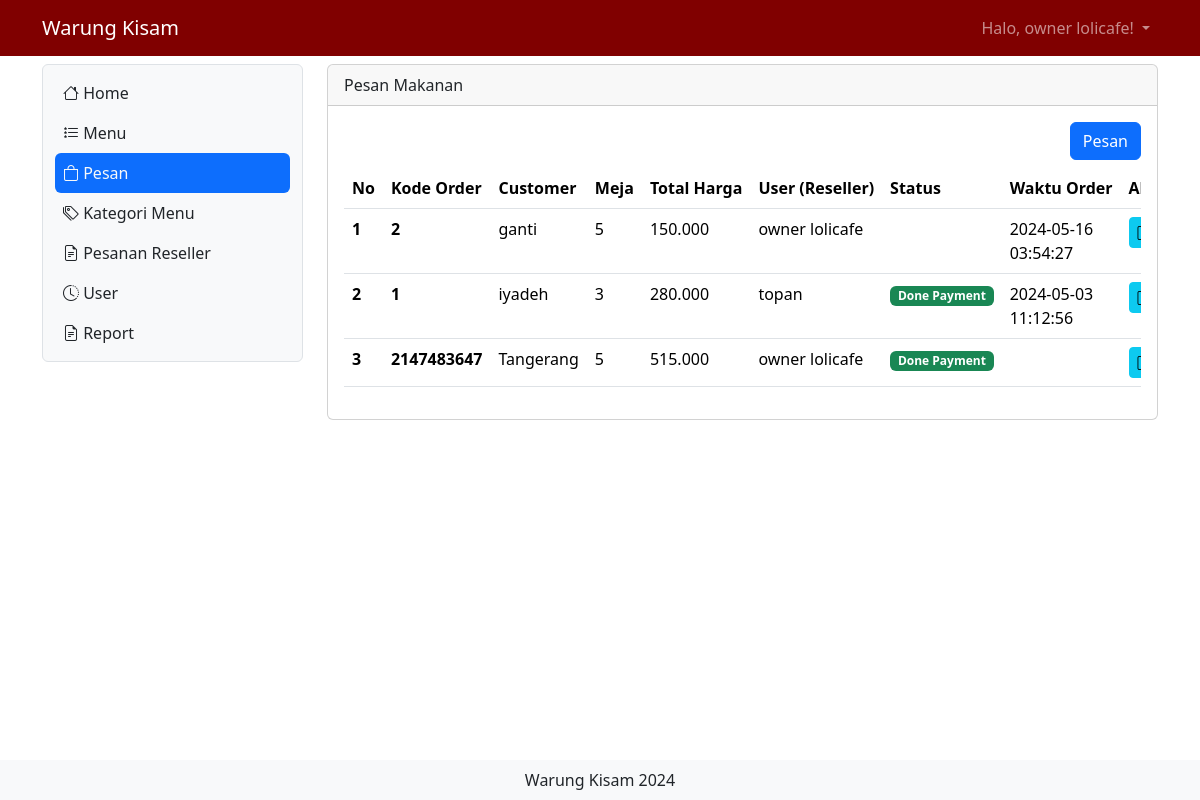
Page /home.php?x=pesan (signed in) on the committed database.
### tables this page shows
CREATE TABLE `user` (
  `id` int(11) NOT NULL,
  `nama` varchar(255) NOT NULL,
  `username` varchar(255) NOT NULL,
  `level` int(1) DEFAULT NULL,
  `no_hp` varchar(255) NOT NULL,
  `alamat` varchar(255) NOT NULL,
  `password` varchar(50) NOT NULL
);

CREATE TABLE `pesan` (
  `id_order` int(30) NOT NULL,
  `pelanggan` varchar(255) NOT NULL,
  `meja` int(11) NOT NULL,
  `pelayan` int(11) DEFAULT NULL,
  `waktu_order` timestamp NULL DEFAULT current_timestamp() ON UPDATE current_timestamp()
);

### pesan.php (the view, shortened to what this page needs)
<?php
include "proses/connect.php";
$query = mysqli_query($conn, "SELECT pesan.*,pembayaran.*,nama, SUM(harga*jumlah) AS jumlah_harga FROM pesan
 LEFT JOIN user ON user.id = pesan.pelayan
 LEFT JOIN list_pesan ON list_pesan.kode_order = pesan.id_order
 LEFT JOIN daftar_menu ON daftar_menu.id_menu = list_pesan.menu
 LEFT JOIN pembayaran ON pembayaran.id_pembayaran = pesan.id_order
 GROUP BY id_order ORDER BY waktu_order DESC");
while ($record = mysqli_fetch_array($query)) {
    $result[] = $record;
}
?>
<div class="col-lg-9 mt-2">
    <div class="card">
        <div class="card-header">
            Pesan Makanan
        </div>
        <div class="card-body">
            <div class="row">
                <div class="col d-flex justify-content-end">
                    <button class="btn btn-primary mb-2" data-bs-toggle="modal" data-bs-target="#ModalTambahUser">
                        Pesan
                    </button>
                </div>
            </div>
            <?php
            if (empty($result)) {
                echo "Data Menu tidak ada/belum diisi";
            } else {
                    ?>
                <div class="table-responsive">
                    <table class="table table-hover">
                        <thead>
                            <tr class="text-nowrap">
                                <th scope="col">No</th>
                                <th scope="col">Kode Order</th>
                                <th scope="col">Customer</th>
                                <th scope="col">Meja</th>
                                <th scope="col">Total Harga</th>
                                <th scope="col">User (Reseller)</th>
                                <th scope="col">Status</th>
                                <th scope="col">Waktu Order</th>
                                <th scope="col">Aksi</th>
                            </tr>
                        </thead>
                        <tbody>
                            <?php
                            $no = 1;
                            foreach ($result as $row) {
                                ?>
                                <tr>
                                    <th scope="row">
                                        <?php echo $no++ ?>
                                    </th>
                                    <td>
                                        <b>
                                            <?php echo $row['id_order'] ?>
                                        </b>
                                    </td>
                                    <td>
                                        <?php echo $row['pelanggan'] ?>
                                    </td>
                                    <td>
                                        <?php echo $row['meja'] ?>
                                    </td>
                                    <td>
                                        <?php echo number_format((int)$row['jumlah_harga'],0,',','.') ?>
                                    </td>
                                    <td>
                                        <?php echo $row['nama'] ?>
                                    </td>
                                    <td>
                                        <?php echo  (!empty($row['id_pembayaran'])) ? " <span class='badge text-bg-success'>Done Payment</span>" : "" ; ?>
                                    </td>
                                    <td>
                                        <?php echo $row['waktu_order'] ?>
                                    </td>
                                    <td>
                                        <div class="d-flex">
                                            <a class="btn btn-info btn-sm me-1"
                                                href="?x=itempesan&order=<?php echo $row['id_order'] . "&meja=" . $row['meja'] . "&pelanggan=" . $row['pelanggan'] ?>"><i
                                                    class="bi bi-info-square"></i></a>
                                        </div>
                                    </td>
                                </tr>
                                <?php
                            }
                            ?>
                        </tbody>
                    </table>
                    <?php
            }
            ?>
            </div>
        </div>
    </div>
</div>

### home.php (shortened to what this page needs)
<?php
include "proses/connect.php";
$query = mysqli_query($conn, "SELECT * FROM user WHERE username = '$_SESSION[username_warungkisam]'");
$hasil = mysqli_fetch_array($query);
?>
<!doctype html>
<html lang="en">
<head>
    <link href="https://cdn.jsdelivr.net/npm/bootstrap@5.3.2/dist/css/bootstrap.min.css" rel="stylesheet"
>
    <link rel="stylesheet" href="https://cdn.jsdelivr.net/npm/bootstrap-icons@1.11.3/font/bootstrap-icons.min.css">
</head>
<body>
    <?php include "header.php"; ?>
    <div class="container-lg">
        <div class="row mb-5">
            <?php include "sidebar.php"; ?>
            <?php
            if (isset($_GET['x']) && $_GET['x'] == 'home') {
                include "content.php";
            } elseif (isset($_GET['x']) && $_GET['x'] == 'pesan') {
                if ($_SESSION['level_warungkisam'] == 1 || $_SESSION['level_warungkisam'] == 3) {
                    include "pesan.php";
                } else {
                    include "content.php";
                }
            } elseif (isset($_GET['x']) && $_GET['x'] == 'menu') {
                include "menu.php";
            } elseif (isset($_GET['x']) && $_GET['x'] == 'katmenu') {
                include "katmenu.php";
            } elseif (isset($_GET['x']) && $_GET['x'] == 'itempesan') {
                include "itempesan.php";
            } elseif (isset($_GET['x']) && $_GET['x'] == 'viewitempesan') {
                if ($_SESSION['level_warungkisam'] == 1 || $_SESSION['level_warungkisam'] == 2) {
                    include "viewitempesan.php";
                } else {
                    include "content.php";
                }
            } elseif (isset($_GET['x']) && $_GET['x'] == 'logout') {
                include "proses/proses_logout.php";
            } elseif (isset($_GET['x']) && $_GET['x'] == 'olahpesan') {
                if ($_SESSION['level_warungkisam'] == 1 || $_SESSION['level_warungkisam'] == 2) {
                    include "olahpesan.php";
                } else {
                    include "content.php";
                }
            } elseif (isset($_GET['x']) && $_GET['x'] == 'user') {
                if ($_SESSION['level_warungkisam'] == 1) {
                    include "user.php";
                } else {
                    include "content.php";
                }
            } elseif (isset($_GET['x']) && $_GET['x'] == 'report') {
                if ($_SESSION['level_warungkisam'] == 1) {
                    include "report.php";
                } else {
                    include "content.php";
                }
            } else {
                include "content.php";
            }
            ?>
        </div>
        <div class="fixed-bottom text-center bg-light py-2">
            Warung Kisam 2024
        </div>
    </div>
</body>
</html>

### header.php (shortened to what this page needs)
<?php
include "proses/connect.php";
$query = mysqli_query($conn, "SELECT * FROM user WHERE username='$_SESSION[username_warungkisam]'");
?>
<nav class="navbar navbar-dark navbar-expand" style="background-color: maroon">
    <div class="container-lg">
        <a class="navbar-brand" href="index.php">Warung Kisam</a>
        <div class="collapse navbar-collapse justify-content-end" id="navbarNavDropdown">
            <ul class="navbar-nav">
                <li class="nav-item dropdown">
                    <a class="nav-link dropdown-toggle" href="#" role="button" data-bs-toggle="dropdown"
                        aria-expanded="false">
                        Halo,
                        <?php echo $hasil['nama']; ?>!
                    </a>
                </li>
            </ul>
        </div>
    </div>
</nav>

### sidebar.php (shortened to what this page needs)
<div class="col-lg-3">
    <nav class="navbar navbar-expand-lg bg-body-tertiary rounded border mt-2 sticky-top">
        <div class="container-fluid">
            <div class="offcanvas offcanvas-start" tabindex="-1" id="offcanvasNavbar"
                aria-labelledby="offcanvasNavbarLabel" style="width: 250px">
                <div class="offcanvas-body">
                    <ul class="navbar-nav nav-pills flex-column justify-content-end flex-grow-1">
                        <li class="nav-item">
                            <a class="nav-link ps-2 <?php echo ((isset($_GET['x']) && $_GET['x'] == 'home') || !isset($_GET['x'])) ? 'active link-light bg-primary' : 'link-dark'; ?>"
                                aria-current="page" href="home.php?x=home"><i class="bi bi-house"></i> Home</a>
                        </li>
                        <?php if ($hasil['level'] == 1 || $hasil['level'] == 2 || $hasil['level'] == 3) {?>
                        <li class="nav-item">
                            <a class="nav-link ps-2 <?php echo (isset($_GET['x']) && $_GET['x'] == 'menu') ? 'active link-light bg-primary' : 'link-dark'; ?>"
                                href="home.php?x=menu"><i class="bi bi-list-stars"></i> Menu</a>
                        </li>
                        <?php } ?>
                        <?php if ($hasil['level'] == 1 || $hasil['level'] == 3) {?>
                        <li class="nav-item">
                            <a class="nav-link ps-2 <?php echo (isset($_GET['x']) && $_GET['x'] == 'pesan') ? 'active link-light bg-primary' : 'link-dark'; ?>"
                                href="home.php?x=pesan"><i class="bi bi-bag"></i> Pesan</a>
                        </li>
                        <?php } ?>
                        <?php if ($hasil['level'] == 1 || $hasil['level'] == 2) {?>
                        <li class="nav-item">
                            <a class="nav-link ps-2 <?php echo (isset($_GET['x']) && $_GET['x'] == 'katmenu') ? 'active link-light bg-primary' : 'link-dark'; ?>"
                                href="home.php?x=katmenu"><i class="bi bi-tags"></i> Kategori Menu</a>
                        </li>
                        <li class="nav-item">
                                <a class="nav-link ps-2 <?php echo (isset($_GET['x']) && $_GET['x'] == 'olahpesan') ? 'active link-light bg-primary' : 'link-dark'; ?>"
                                    href="home.php?x=olahpesan"><i class="bi bi-file-earmark-text"></i> Pesanan Reseller</a>
                        </li>
                        <?php } ?>
                        <?php
                        if ($hasil['level'] == 1) {
                            ?>
                            <li class="nav-item">
                                <a class="nav-link ps-2 <?php echo (isset($_GET['x']) && $_GET['x'] == 'user') ? 'active link-light bg-primary' : 'link-dark'; ?>"
                                    href="home.php?x=user"><i class="bi bi-clock-history"></i> User</a>
                            </li>
                            <li class="nav-item">
                                <a class="nav-link ps-2 <?php echo (isset($_GET['x']) && $_GET['x'] == 'report') ? 'active link-light bg-primary' : 'link-dark'; ?>"
                                    href="home.php?x=report"><i class="bi bi-file-earmark-text"></i> Report</a>
                            </li>
                        <?php } ?>
                    </ul>
                </div>
            </div>
        </div>
    </nav>
</div>

### rows in the picture
user: nama "owner lolicafe"
pesan: id_order "2", pelanggan "ganti", meja "5", jumlah_harga "150.000", pelayan.nama "owner lolicafe", waktu_order "2024-05-16 03:54:27"
pesan: id_order "1", pelanggan "iyadeh", meja "3", jumlah_harga "280.000", pelayan.nama "topan", shows "Done Payment", waktu_order "2024-05-03 11:12:56"
pesan: id_order "2147483647", pelanggan "Tangerang", meja "5", jumlah_harga "515.000", pelayan.nama "owner lolicafe", shows "Done Payment"
